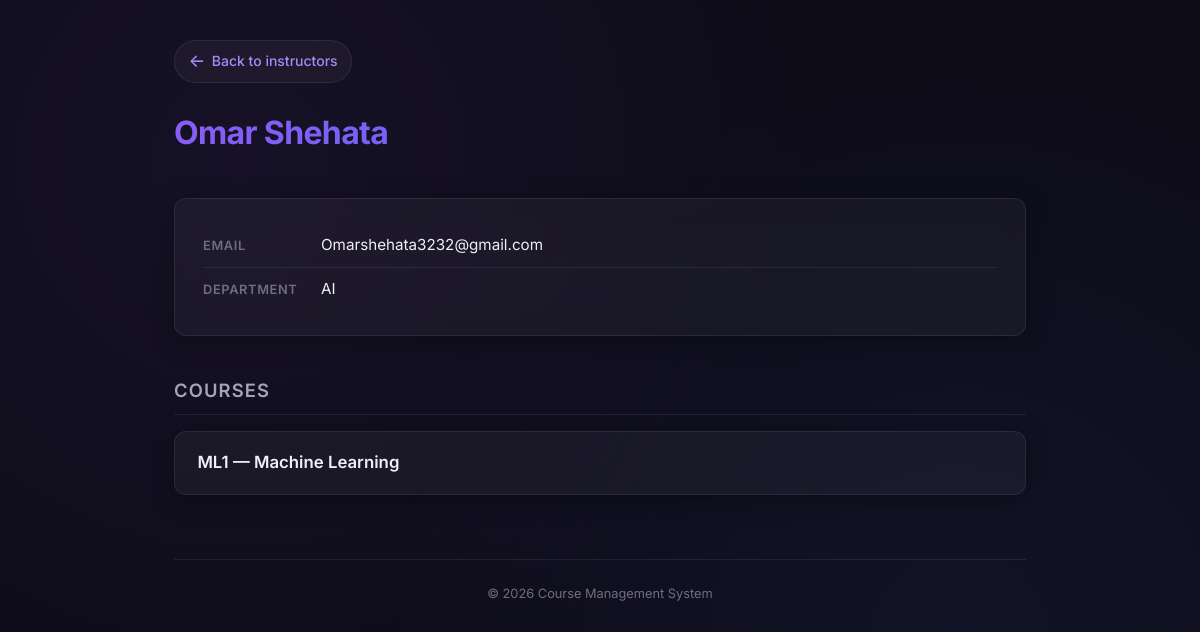
/instructor/4/, run on the app's committed database.
### instructor/models.py (models this page shows, shortened)
class Instructor(models.Model):
    name = models.CharField(max_length=100)
    email = models.EmailField(unique=True)
    department = models.CharField(max_length=100)
    class Meta:
        ordering = ["name"]

### course/models.py (models this page shows, shortened)
class Course(models.Model):
    title = models.CharField(max_length=200)
    code = models.CharField(max_length=20, unique=True)
    description = models.TextField(blank=True)
    instructor = models.ForeignKey(
        Instructor,
        on_delete=models.CASCADE,
        related_name="courses",
    )
    class Meta:
        ordering = ["code"]

### instructor/views.py (the view)
# urls.py: path('instructor/<int:pk>/', views.instructor_detail, name='instructor_detail'),
def instructor_detail(request, pk: int):
    instructor = get_object_or_404(Instructor, pk=pk)
    courses = instructor.courses.all()
    return render(
        request,
        "instructor/instructor_detail.html",
        {"instructor": instructor, "courses": courses},
    )

### instructor/templates/instructor/instructor_detail.html (shortened to what this page needs)
{% extends "base.html" %}
{% block content %}
<a href="{% url 'instructor_list' %}" class="back-link">
    <span class="arrow">&larr;</span> Back to instructors
</a>
<header class="page-header">
    <h1>{{ instructor.name }}</h1>
</header>
<div class="info-block">
    <div class="info-row">
        <span class="info-label">Email</span>
        <span class="info-value">{{ instructor.email }}</span>
    </div>
    <div class="info-row">
        <span class="info-label">Department</span>
        <span class="info-value">{{ instructor.department }}</span>
    </div>
</div>
<h2 class="section-title">Courses</h2>
<ul class="card-list">
    {% for course in courses %}
    <li class="card-item">
        <a href="{% url 'course_detail' course.pk %}">
            <span class="card-title">{{ course.code }} &mdash; {{ course.title }}</span>
        </a>
    </li>
    {% empty %}
    <li class="empty-state">No courses assigned to this instructor.</li>
    {% endfor %}
</ul>
{% endblock %}

### static/css/style.css (style rules this page uses)
:root { --bg-primary: #0f0d1a; --bg-secondary: #1a1726; --bg-card: rgba(255, 255, 255, 0.04); --bg-card-hover: rgba(255, 255, 255, 0.08); --border-color: rgba(255, 255, 255, 0.08); --text-primary: #f0eef6; --text-secondary: #a7a3b5; --text-muted: #706d80; --accent: #8b5cf6; --accent-light: #a78bfa; --accent-glow: rgba(139, 92, 246, 0.25); --gradient: linear-gradient(135deg, #8b5cf6, #6366f1, #3b82f6); --radius: 12px; --radius-sm: 8px; --shadow: 0 4px 24px rgba(0, 0, 0, 0.3); --shadow-hover: 0 8px 40px rgba(0, 0, 0, 0.45); --transition: 0.25s cubic-bezier(0.4, 0, 0.2, 1); }
*, *::before, *::after { box-sizing: border-box; margin: 0; padding: 0; }
html { font-size: 16px; scroll-behavior: smooth; }
body { font-family: 'Inter', system-ui, -apple-system, sans-serif; background: var(--bg-primary); color: var(--text-primary); line-height: 1.6; min-height: 100vh; -webkit-font-smoothing: antialiased; }
body::before { content: ''; position: fixed; inset: 0; background-image: radial-gradient(circle at 20% 20%, rgba(139, 92, 246, 0.06) 0%, transparent 50%), radial-gradient(circle at 80% 80%, rgba(59, 130, 246, 0.06) 0%, transparent 50%); pointer-events: none; z-index: 0; }
.page-header { margin-bottom: 2.5rem; }
.page-header h1 { font-size: 2rem; font-weight: 700; letter-spacing: -0.02em; background: var(--gradient); -webkit-background-clip: text; -webkit-text-fill-color: transparent; background-clip: text; }
.back-link { display: inline-flex; align-items: center; gap: 0.4rem; font-size: 0.875rem; font-weight: 500; color: var(--accent-light); text-decoration: none; margin-bottom: 1.5rem; padding: 0.4rem 0.85rem; border-radius: 999px; background: var(--bg-card); border: 1px solid var(--border-color); transition: all var(--transition); }
.back-link .arrow { font-size: 1.1rem; transition: transform var(--transition); }
.section-title { font-size: 1.15rem; font-weight: 600; color: var(--text-secondary); text-transform: uppercase; letter-spacing: 0.06em; margin: 2.5rem 0 1rem; padding-bottom: 0.5rem; border-bottom: 1px solid var(--border-color); }
.info-block { background: var(--bg-card); border: 1px solid var(--border-color); border-radius: var(--radius); padding: 1.5rem 1.75rem; backdrop-filter: blur(12px); box-shadow: var(--shadow); }
.info-row { display: flex; align-items: baseline; gap: 0.5rem; padding: 0.6rem 0; }
.info-row:not(:last-child) { border-bottom: 1px solid var(--border-color); }
.info-label { font-size: 0.8rem; font-weight: 600; text-transform: uppercase; letter-spacing: 0.05em; color: var(--text-muted); min-width: 110px; flex-shrink: 0; }
.info-value { color: var(--text-primary); font-size: 0.95rem; }
.card-list { list-style: none; display: flex; flex-direction: column; gap: 0.75rem; }
.card-item { background: var(--bg-card); border: 1px solid var(--border-color); border-radius: var(--radius); padding: 1.1rem 1.4rem; transition: all var(--transition); box-shadow: var(--shadow); }
.card-item a { text-decoration: none; color: var(--text-primary); display: block; }
.card-item .card-title { font-size: 1.05rem; font-weight: 600; margin-bottom: 0.2rem; transition: color var(--transition); }

### data on the page
Instructor: name "Omar Shehata", email "Omarshehata3232@gmail.com", department "AI"
Course: code "ML1", title "Machine Learning"
